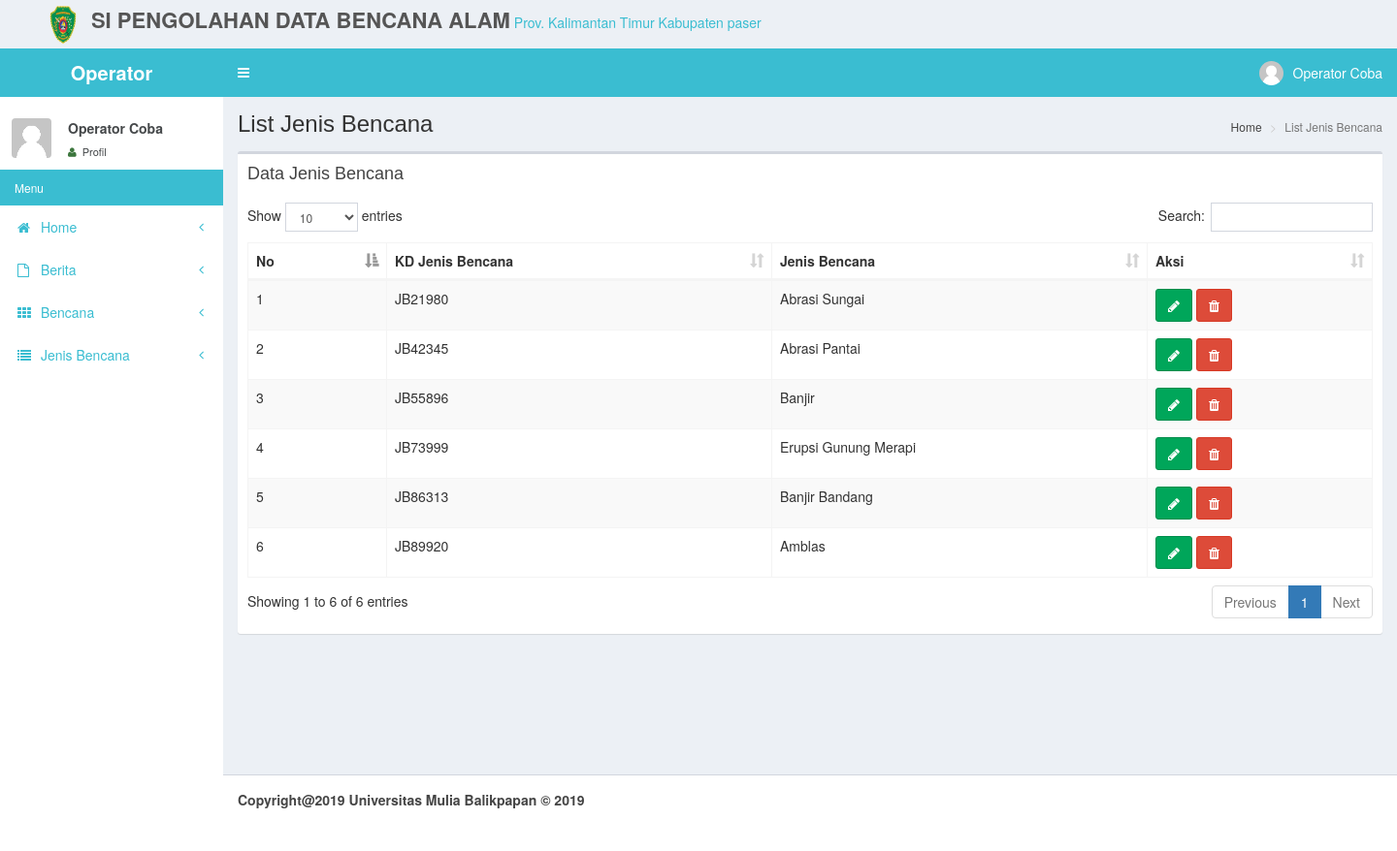
Screenshot of /admin/index.php?p=list-jenis (signed in) with the database file from the repository.
### tables this page shows
CREATE TABLE `user` (
  `kd_us` varchar(15) NOT NULL,
  `nm_us` varchar(35) NOT NULL,
  `tgl_lhr` date NOT NULL,
  `jk` enum('Laki-laki','Perempuan') NOT NULL DEFAULT 'Laki-laki',
  `alm` text NOT NULL,
  `nohp` varchar(13) NOT NULL,
  `email` varchar(35) NOT NULL,
  `group_operator` varchar(4) NOT NULL,
  `level` enum('Operator','Supervisor','Pimpinan','Petugas') NOT NULL,
  `username` varchar(20) NOT NULL,
  `password` varchar(100) NOT NULL,
  `foto` text NOT NULL
);

CREATE TABLE `jenis_bencana` (
  `kd_jenis` varchar(10) NOT NULL,
  `nm_jenis` varchar(30) NOT NULL
);

### admin/pages/list-jenis.php (the view)
<div class="content-wrapper">
  <section class="content-header">
    <h1>
      List Jenis Bencana
    </h1>
    <ol class="breadcrumb">
      <li><a href="#"> Home</a></li>
      <li class="active">List Jenis Bencana</li>
    </ol>
  </section>
  <section class="content">
    <div class="row">
      <div class="col-xs-12">
        <div class="box">
          <div class="box-header">
            <h3 class="box-title">Data Jenis Bencana</h3>
          </div>
          <div class="box-body">
             <div class="table-responsive">
            <table id="example1" class="table table-bordered table-striped">
              <thead>
                <tr>
                  <th>No</th>
                  <th>KD Jenis Bencana</th>
                  <th>Jenis Bencana</th>
                  <th>Aksi</th>
                </tr>
              </thead>
              <tbody>
                 <?php
                 include './../koneksi/koneksi.php';
                $no=0;
              $sql=mysqli_query($koneksi,"SELECT * FROM jenis_bencana");
                while($q=mysqli_fetch_array($sql)){
                  $no++;
               ?>
                <tr>
                  <td><?php echo $no; ?></td>
                  <td><?php echo $q['kd_jenis']; ?></td>
                  <td><?php echo $q['nm_jenis']; ?></td>
                  <td>
                    <a href="index.php?p=edit-jenis&id=<?php echo $q['kd_jenis']; ?>" class="btn btn-success"><i class="fa fa-pencil"></i></a>
                    <a href="./pages/delete-jenis.php?id=<?php echo $q['kd_jenis']; ?>" class="btn btn-danger"><i class="fa fa-trash"></i></a>
                  </td>
                </tr>
            <?php } ?>
              </tbody>
            </table>
          </div>
          </div>
        </div>
      </div>
    </div>
      </section>
</div>

### admin/index.php (shortened to what this page needs)
 <?php
$id = $_SESSION['id'];
$level=$_SESSION['level'];
?>
<!DOCTYPE html>
<html>
  <head>
    <link rel="stylesheet" href="../plugins/bootstrap/css/bootstrap.min.css">
    <link rel="stylesheet" href="../plugins/font awesome/font-awesome.min.css">
    <link rel="stylesheet" type="text/css" href="../plugins/datatables/datatables.min.css"/>
    <link rel="stylesheet" href="../plugins/datepicker/css/bootstrap-datetimepicker.min.css"/>
    <link rel="stylesheet" href="../plugins/admin style/css/AdminLTE.min.css">
    <link rel="stylesheet" href="../plugins/admin style/css/skins/_all-skins.min.css">
  </head>
  <body class="hold-transition skin-blue sidebar-mini">
    <?php
     include '../koneksi/koneksi.php';
       $qus=mysqli_query($koneksi,"SELECT * FROM user where kd_us='$id'");
       $us=mysqli_fetch_array($qus);
     ?>
    <div class="wrapper">
          <div class="logo">
            <img src="../images/logo.png" alt="" style="width: 90px;height: 50px;padding: 2px 0px 1px 40px;">
            <span class="jd-logo">SI Pengolahan Data Bencana Alam</span>
            <span class="bukit-t">Prov. Kalimantan Timur Kabupaten paser</span>
        </div>
      <header class="main-header">
        <a href="#" class="logo">
          <span class="logo-lg"><b><?php echo $level ?></b></span>
        </a>
        <nav class="navbar navbar-static-top" role="navigation">
          <a href="#" class="sidebar-toggle" data-toggle="offcanvas" role="button">
          </a>
          <div class="navbar-custom-menu">
            <ul class="nav navbar-nav">
              <li class="dropdown user user-menu">
                <a href="index.php?p=profil" class="dropdown-toggle" data-toggle="dropdown">
                  <img src="../images/<?php echo $us['foto']; ?>" class="user-image" alt="User Image">
                  <span class="hidden-xs"><?php echo $us['nm_us']; ?></span>
                </a>
              </li>
            </ul>
          </div>
        </nav>
      </header>
      <aside class="main-sidebar" style="margin-top: 60px;">
        <section class="sidebar" style="">
          <div class="user-panel">
            <div class="pull-left image">
              <img src="../images/<?php echo $us['foto']; ?>" class="img-rounded" alt="User Image">
            </div>
            <div class="pull-left info">
              <p><?php echo $us['nm_us']; ?></p>
              <a href="index.php?p=profil"><i class="fa fa-user text-success"></i> Profil</a>
            </div>
          </div>
          <ul class="sidebar-menu">
            <li class="header">Menu</li>
            <li class="treeview">
              <a href="index.php">
                <i class="fa fa-home"></i> <span>Home</span> <i class="fa fa-angle-left pull-right"></i>
              </a>
            </li>
            <?php if($level=="Operator"){ ?>
           <li class="treeview">
              <a href="#">
                <i class="fa fa-file-o"></i>
                <span>Berita</span>
                <i class="fa fa-angle-left pull-right"></i>
              </a>
            </li>
                <li class="treeview">
              <a href="#">
                <i class="fa fa-th"></i>
                <span>Bencana</span>
                <i class="fa fa-angle-left pull-right"></i>
              </a>
            </li>
               <li class="treeview">
              <a href="#">
                <i class="fa fa-list"></i>
                <span>Jenis Bencana</span>
                <i class="fa fa-angle-left pull-right"></i>
              </a>
            </li>
           <?php } ?>
          </ul>
        </section>
      </aside>
     <?php
 $page_dir='pages';
if(!empty($_GET['p'])){
    $page=scandir($page_dir,0);
    unset($page[0],$page[1]);
    $p=$_GET['p'];
    if(in_array($p.'.php',$page)){
     include($page_dir.'/'.$p.'.php');
    }
    else{
    include ($page_dir.'/404-page.php');
    }
}
else{
    include ($page_dir.'/home.php');
}
?>
      <footer class="main-footer">
        <strong>Copyright@2019 Universitas Mulia Balikpapan &copy; <?php echo date('Y'); ?></strong>
      </footer>
    </div>
  </body>
</html>

### rows the page displays
user: foto (placeholder picture), nm_us "Operator Coba"
jenis_bencana: kd_jenis "JB21980", nm_jenis "Abrasi Sungai"
jenis_bencana: kd_jenis "JB42345", nm_jenis "Abrasi Pantai"
jenis_bencana: kd_jenis "JB55896", nm_jenis "Banjir"
jenis_bencana: kd_jenis "JB73999", nm_jenis "Erupsi Gunung Merapi"
jenis_bencana: kd_jenis "JB86313", nm_jenis "Banjir Bandang"
jenis_bencana: kd_jenis "JB89920", nm_jenis "Amblas"

### other values shown
$level "Operator"
